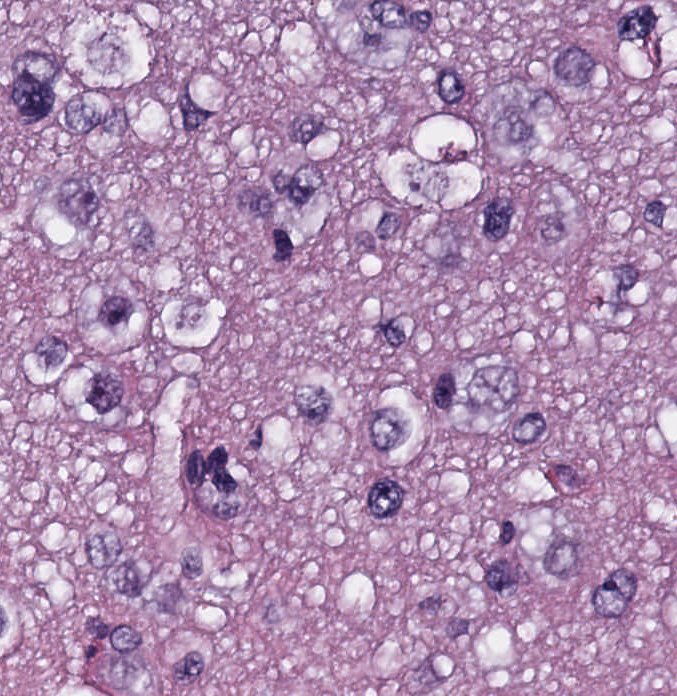
#> input picture IVP Lab - Model Questions/SET-1/image.png, 677 x 696 px
$ jupyter execute notebook.ipynb
#> lines starting #> are read from the running program, lines starting #| are printed output that depends on the picture; after the words box and inside, x2 and y2 are one past the last pixel; in counts of white or black regions, pixels touching at a corner belong together
#### Question:

Given a Hematoxylin and Eosin stained image as image.png and the corresponding output expected is given as image_gt.png. Your task is to highlight the nuclei as given in the image_gt.png.
Apply necessary image preprocessing techniques to obtain the expected output.

`Import the required libraries`

[cell 1]
import cv2
import numpy as np
import matplotlib.pyplot as plt

`Function to display the images`

[cell 2]
def display(img,name):
    plt.title(name)
    plt.imshow(img,cmap='gray')
    plt.axis('off')

`Read the image`

[cell 3]
input_img = cv2.imread('image.png')
#> input_img is the input picture: shape (696, 677, 3); mean B, G, R 177.9, 143.3, 175.5
output_img = cv2.imread('image_gt.png')
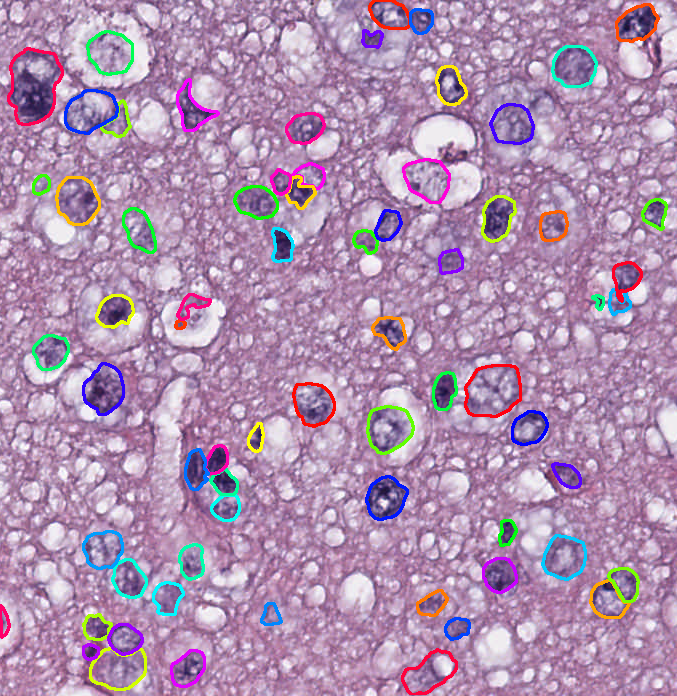
#> input picture IVP Lab - Model Questions/SET-1/image_gt.png, 677 x 696 px
#> output_img is the input picture: shape (696, 677, 3); mean B, G, R 176.1, 143.5, 174.5

input_gray = cv2.cvtColor(input_img, cv2.COLOR_BGR2GRAY)
output_gray = cv2.cvtColor(output_img, cv2.COLOR_BGR2GRAY)
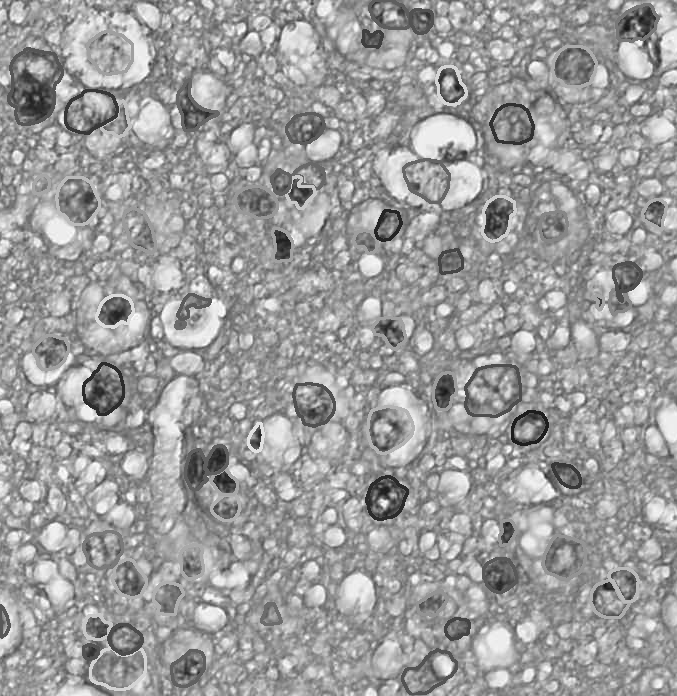
#> output_gray: shape (696, 677); min 20, max 255, mean 156.5

[cell 4]
plt.figure(figsize=(10,10))

plt.subplot(2,2,1), display(input_img,'Input Image')
plt.subplot(2,2,2), display(input_gray,'Input Image Gray')
plt.subplot(2,2,3), display(output_img,'Output Image')
plt.subplot(2,2,4), display(output_gray,'Output Image Gray')
plt.show()
#> figure, not shown here; B, G, R data is drawn as R, G, B

[cell 5]
median = cv2.medianBlur(input_gray, 1)

[cell 6]
ret, bin_img = cv2.threshold(median, 0, 255, cv2.THRESH_BINARY_INV + cv2.THRESH_OTSU)
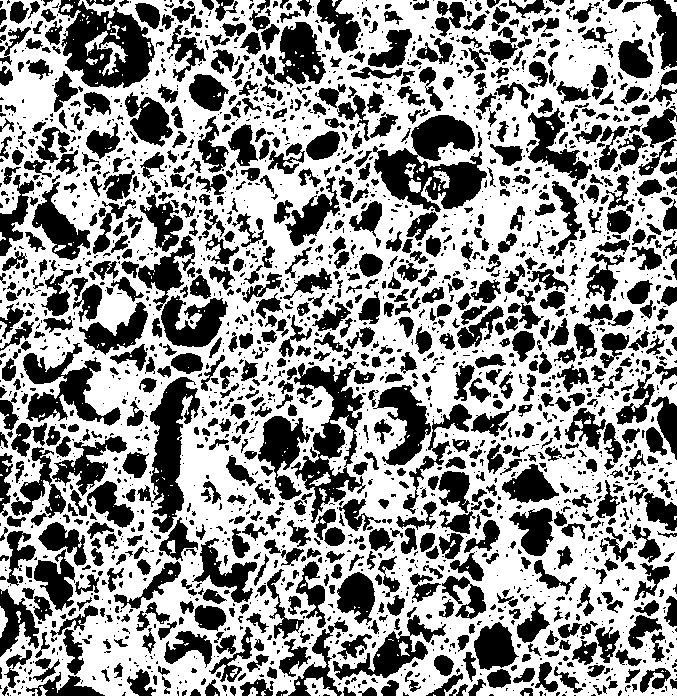
#> bin_img: shape (696, 677); 58% white; 2372 black regions (1442 under 20 px), largest, box (x1, y1, x2, y2) and area: (373, 115, 487, 212) 5721, (58, 0, 155, 88) 4934, (291, 362, 366, 523) 4464
#> ret = 161

[cell 7]
display(bin_img,'Binary Image')

[cell 8]
kernel = cv2.getStructuringElement(cv2.MORPH_RECT, (3, 3))
bin_img = cv2.morphologyEx(bin_img, cv2.MORPH_OPEN, kernel, iterations=2)
#> bin_img: shape (696, 677); 45.1% white; 489 white regions (8 under 20 px), largest, box (x1, y1, x2, y2) and area: (356, 59, 608, 423) 27601, (447, 426, 677, 696) 15308, (508, 0, 664, 128) 8330

[cell 9]
display(bin_img,'Binary Image After Morphological Operation')

[cell 10]
# sure background area
sure_bg = cv2.dilate(bin_img, kernel, iterations=3)
#> sure_bg: shape (696, 677); 79% white; 458 black regions (174 under 20 px), largest, box (x1, y1, x2, y2) and area: (359, 118, 490, 241) 5180, (261, 410, 367, 543) 4544, (131, 381, 254, 608) 4510

# Distance transform
dist = cv2.distanceTransform(bin_img, cv2.DIST_L2, 5)

# foreground area
ret, sure_fg = cv2.threshold(dist, 0.5 * dist.max(), 255, cv2.THRESH_BINARY)
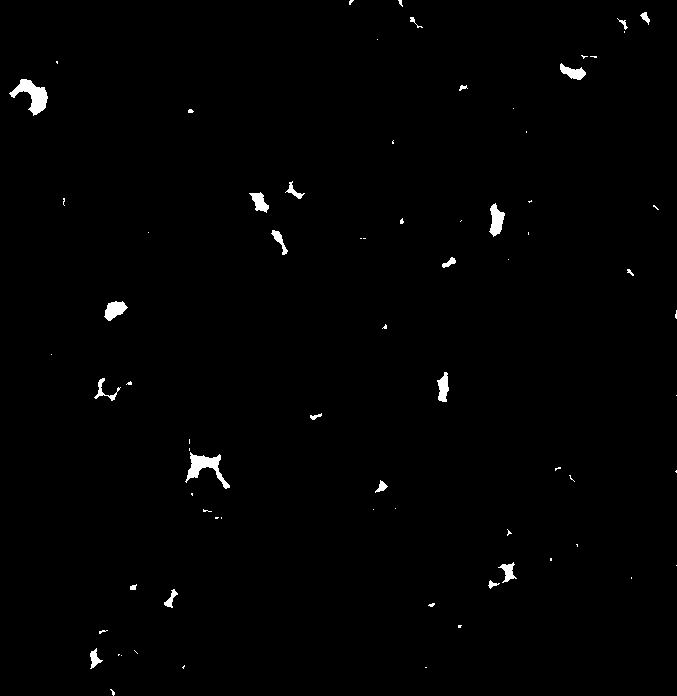
#> sure_fg: shape (696, 677) float32; 0.87% white; 74 white regions (51 under 20 px), largest, box (x1, y1, x2, y2) and area: (9, 79, 48, 116) 626, (185, 452, 230, 489) 574, (489, 203, 505, 237) 319
#> ret = 8.09
sure_fg = sure_fg.astype(np.uint8)

# unknown area
unknown = cv2.subtract(sure_bg, sure_fg)
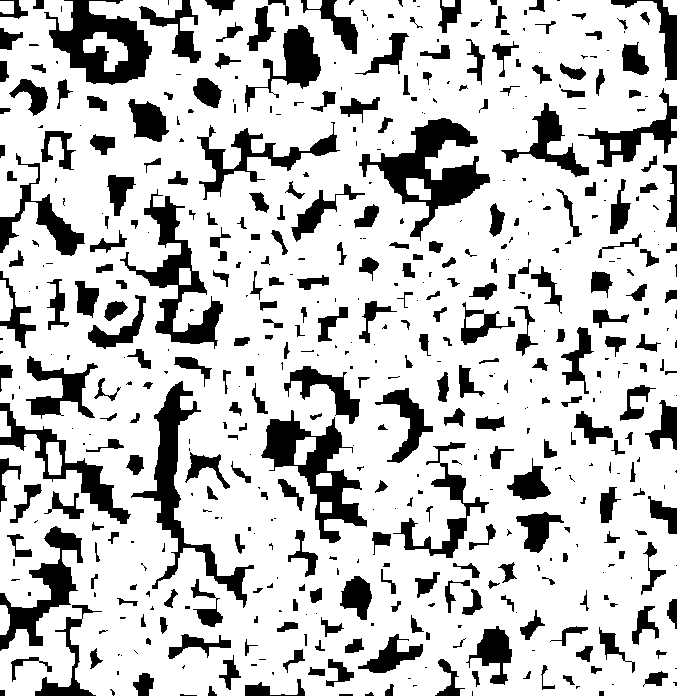
#> unknown: shape (696, 677); 78.1% white; 532 black regions (225 under 20 px), largest, box (x1, y1, x2, y2) and area: (359, 118, 490, 241) 5180, (261, 410, 367, 543) 4544, (131, 381, 254, 608) 4510

[cell 11]
plt.figure(figsize=(10,10))

plt.subplot(2,2,1), display(sure_bg,'Sure Background')
plt.subplot(2,2,2), display(dist,'Distance Transform')
plt.subplot(2,2,3), display(sure_fg,'Sure Foreground')
plt.subplot(2,2,4), display(unknown,'Unknown Area')

plt.show()

[cell 12]
ret, markers = cv2.connectedComponents(sure_fg)
#> markers: shape (696, 677) int32; 75 distinct labels, from 0 to 74
#> ret = 75
markers += 1 # Add one to all labels so that background is not 0, but 1
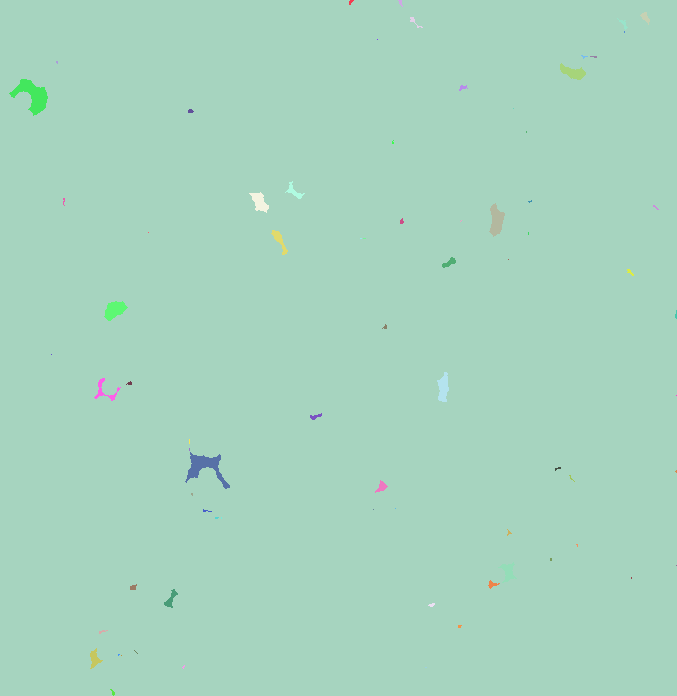
#> markers: shape (696, 677) int32; 75 distinct labels, from 1 to 75; one colour per label, 0 black
markers[unknown == 255] = 0 # mark the region of unknown with zero
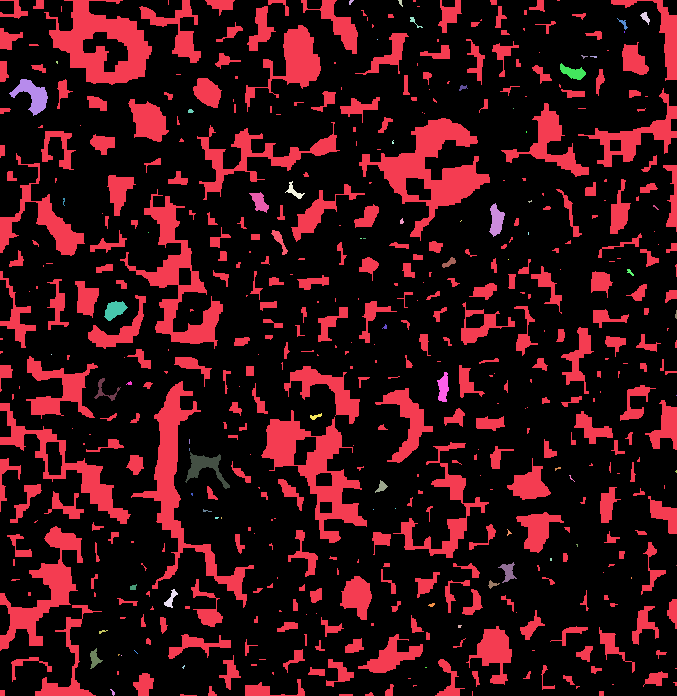
#> markers: shape (696, 677) int32; 76 distinct labels, from 0 to 75; one colour per label, 0 black

[cell 13]
display(markers,'Markers')

[cell 14]
markers = cv2.watershed(input_img, markers)
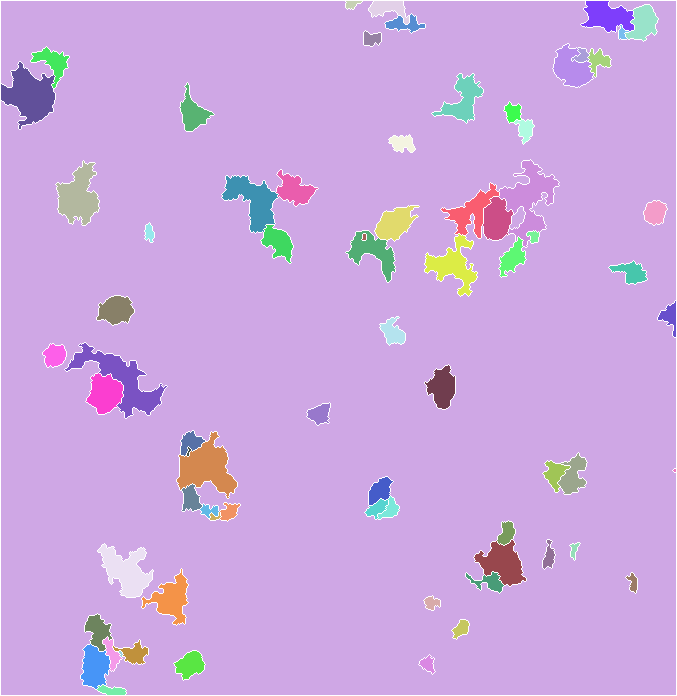
#> markers: shape (696, 677) int32; 74 distinct labels, from -1 to 75; one colour per label, 0 black, -1 white
fig, ax = plt.subplots(figsize=(5, 5))
ax.imshow(markers, cmap="tab20b")
ax.axis('off')
plt.show()
# display(markers,'Markers After Watershed')

[cell 15]
labels = np.unique(markers)
#> labels = 74 values from -1 to 75

nuc = []
for label in labels[2:]:

# Create a binary image in which only the area of the label is in the foreground
#and the rest of the image is in the background
    target = np.where(markers == label, 255, 0).astype(np.uint8)

  # Perform contour extraction on the created binary image
    contours, hierarchy = cv2.findContours( target, cv2.RETR_EXTERNAL, cv2.CHAIN_APPROX_SIMPLE)
    nuc.append(contours[0])
#> this loop made 72 passes
#> label on passes 1 to 12: 2, 3, 4, 5, 6, 7, 8, 9, 10, 11, 12, 13
#> (label, contours) on pass 43: (45, 1 contour, all with area under 20)
#> pass 1, `target = np.where(markers == label, 255, 0).astype(np.uint8)`:
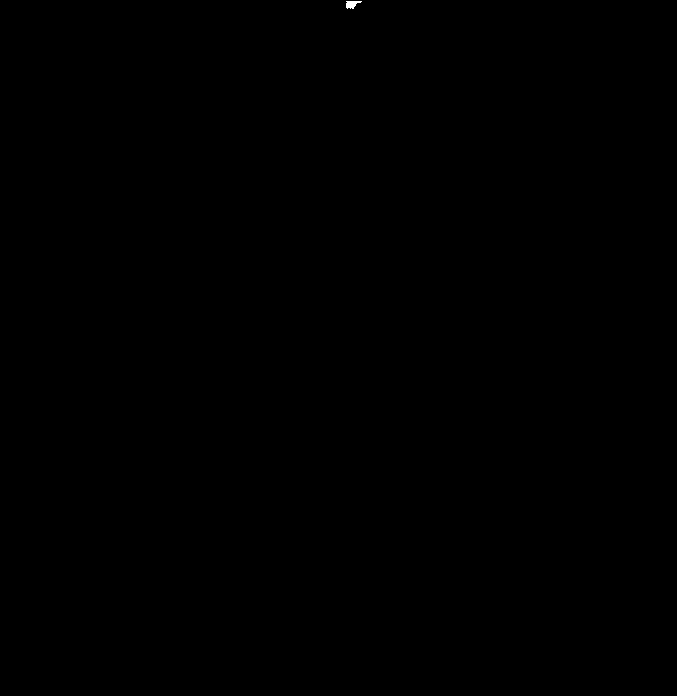
#> target: shape (696, 677); 0.02% white; 1 white region, box (x1, y1, x2, y2) and area: (346, 1, 362, 9) 82
#> after the loop: target: shape (696, 677); 0.04% white; 1 white region
#> after the loop, nuc = 72 contours, 4 with area under 20; largest, box (x1, y1, x2, y2) and area: (65, 343, 167, 418) 1992, (177, 432, 237, 498) 1872, (1, 62, 55, 129) 1868, (499, 160, 559, 247) 1806, (56, 161, 99, 225) 1479

# Draw the outline
input_img = cv2.drawContours(input_img, nuc, -1, color=(0, 23, 223), thickness=2)
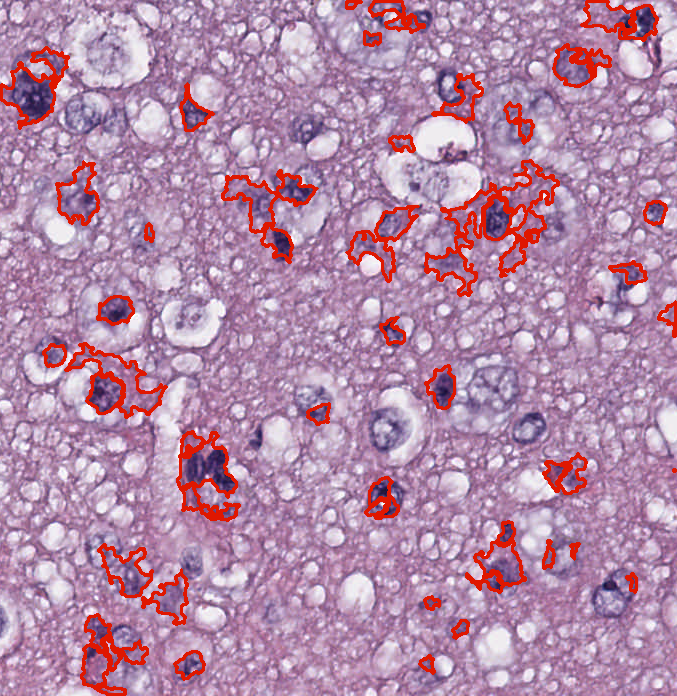
#> input_img: shape (696, 677, 3); 5.63% of pixels changed, all inside (x1, y1, x2, y2) = (0, 0, 677, 696)
